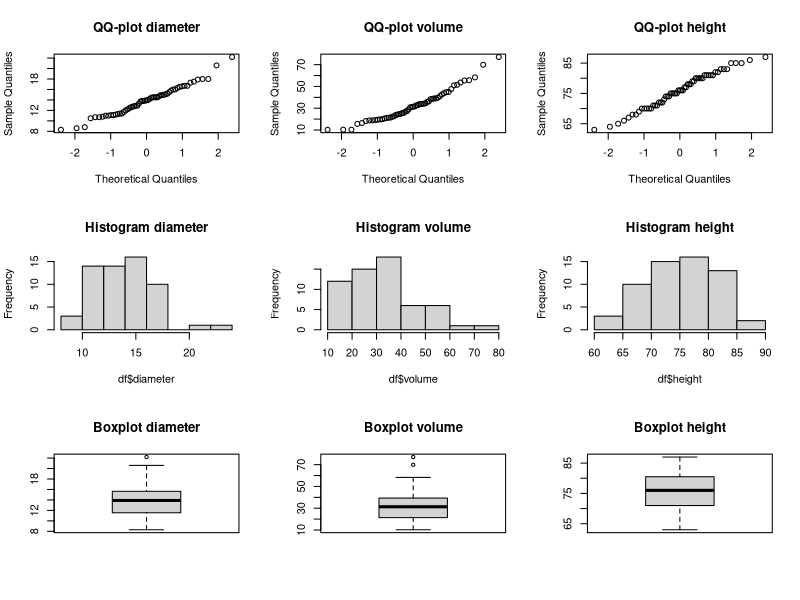
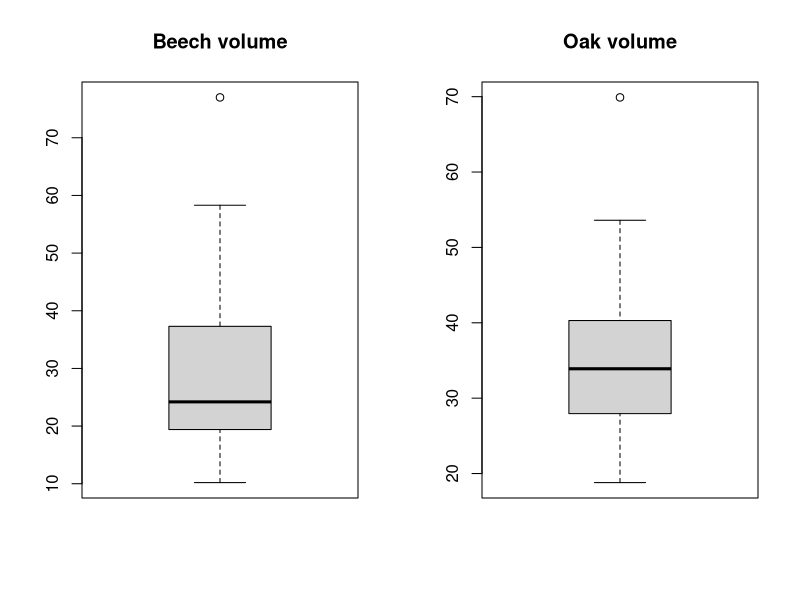
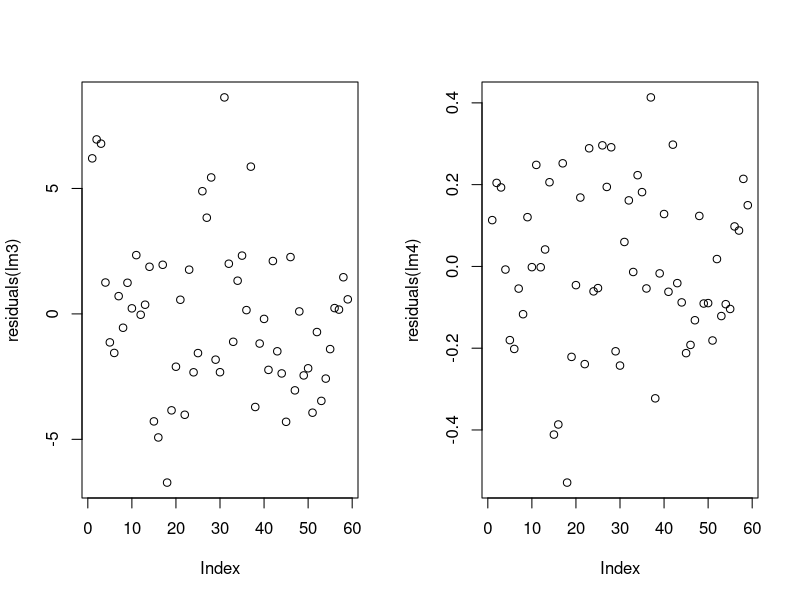

Generate these figures, in order, with R:
## ---- chunk 1
install.packages("ggplot2")

library(ggplot2)

knitr::opts_chunk$set(echo = FALSE)
## ---- chunk 2
data_sat = read.table("./sat.txt", header=TRUE)
expend = data_sat$expend
ratio = data_sat$ratio
salary = data_sat$salary
takers = data_sat$takers
total = data_sat$total
## ---- chunk 3
# Step-up method
# First round
summary(lm(total~expend)) # multipled R^2 = 0,1448, p-value = 0.00641
summary(lm(total~ratio)) # multipled R^2 = 0.006602, p-value = 0.575
summary(lm(total~salary)) # multipled R^2 = 0.1935, p-value = 0.00139
summary(lm(total~takers)) # multipled R^2 = 0.787, p-value = <2e-16 --> choose this one first
# Second round
summary(lm(total~takers+expend)) # multipled R^2 = 0.8195, p-value = 0.00553 --> choose this one second
summary(lm(total~takers+ratio)) # multipled R^2 = 0.7991, p-value = 0.0982
summary(lm(total~takers+salary)) # multipled R^2 = 0.8056, p-value = 0.0394
# Third round
summary(lm(total~takers+expend+ratio)) # multipled R^2 = 0.8227, p-value = 0.3629 
summary(lm(total~takers+expend+salary)) # multipled R^2 = 0.8196, p-value = 0.8527
## ---- chunk 4
# Step-down method
# First round
summary(lm(total~takers+expend+ratio+salary)) # remove expend since it has the highest p-value that is not significant
# Second round
summary(lm(total~takers+ratio+salary)) # all variables have a significant p-value, so stop removing
## ---- chunk 5
takers2=(data_sat$takers)^2
takers;takers2
# Step-up method
# First round
summary(lm(total~expend)) # multipled R^2 = 0,1448, p-value = 0.00641
summary(lm(total~ratio)) # multipled R^2 = 0.006602, p-value = 0.575
summary(lm(total~salary)) # multipled R^2 = 0.1935, p-value = 0.00139
summary(lm(total~takers)) # multipled R^2 = 0.787, p-value = <2e-16 --> choose this one first
summary(lm(total~takers2)) # multipled R^2 = 0.6578, p-value = 9.28e-13
# Second round
summary(lm(total~takers+expend)) # multipled R^2 = 0.8195, p-value = 0.00553 
summary(lm(total~takers+ratio)) # multipled R^2 = 0.7991, p-value = 0.0982
summary(lm(total~takers+salary)) # multipled R^2 = 0.8056, p-value = 0.0394
summary(lm(total~takers+takers2)) # multipled R^2 = 0.8732, p-value = 8.96e-07 --> choose this one second
# Third round
summary(lm(total~takers+takers2+expend)) # multipled R^2 = 0.8859, p-value = 0.0285 --> choose this one third
summary(lm(total~takers+takers2+ratio)) # multipled R^2 = 0.8738, p-value = 0.634
summary(lm(total~takers+takers2+salary)) # multipled R^2 = 0.8858, p-value = 0.029 
# Fourth round
summary(lm(total~takers+takers2+expend+ratio)) # multipled R^2 = 0.8887, p-value = 0.2936
summary(lm(total~takers+takers2+expend+salary)) # multipled R^2 = 0.8873, p-value = 0.466
## ---- chunk 6
# First round
summary(lm(total~takers+takers2+expend+ratio+salary)) # remove salary since it has the highest p-value that is not significant
# Second round
summary(lm(total~takers+takers2+expend+ratio)) # remove ratio as it has the highest p-value that is not significant
# Third round
summary(lm(total~takers+takers2+expend)) # all variables have a significant p-value, so stop removing

## ---- chunk 7
summary(lm(total~takers+takers2+expend))
chosen_model = lm(total~takers+takers2+expend)
# model = 1052 - 6.381 * takers + 0.04741 * takers2 + 7.914 * expend
newxdata = data.frame(expend=5, takers2=625, salary=36000, takers=25)
predict(chosen_model,newxdata,interval="prediction",level=0.95)
# Fit = 961.5703; lwr = 907.6003; upr = 1015.54;
## ---- chunk 8
df = read.table("./treeVolume.txt", header=TRUE)
## ---- chunk 9
shapiro.test(df$diameter);shapiro.test(df$volume);shapiro.test(df$height);
par(mfrow=c(3,3));qqnorm(df$diameter, main="QQ-plot diameter");qqnorm(df$volume, main="QQ-plot volume");qqnorm(df$height, main="QQ-plot height");hist(df$diameter, main="Histogram diameter");hist(df$volume, main="Histogram volume");hist(df$height, main="Histogram height");boxplot(df$diameter, main="Boxplot diameter");boxplot(df$volume, main="Boxplot volume");boxplot(df$height, main="Boxplot height")
## ---- chunk 10
# Does the type affect the volume?
fit = aov(volume ~ type, data=df)
summary(fit)
## ---- chunk 11
par(mfrow=c(1,2));boxplot(df[df$type == "beech",]$volume, main="Beech volume");boxplot(df[df$type == "oak",]$volume, main="Oak volume")
## ---- chunk 12
lm2 = lm(volume ~ diameter + height + type, data=df)
fit2 = anova(lm2)
fit2
## ---- chunk 13
predict(lm2, newdata=data.frame(height=mean(df$height), diameter=mean(df$diameter), type="beech"))
predict(lm2, newdata=data.frame(height=mean(df$height), diameter=mean(df$diameter), type="oak"))
## ---- chunk 14
lm2
## ---- chunk 15
lm3 = lm(volume ~ diameter + height, data=df)
lm4 = lm(sqrt(volume) ~ diameter + height, data=df)

par(mfrow=c(1,2))
plot(residuals(lm3))
plot(residuals(lm4))
